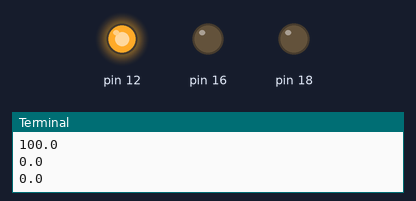
Simulated run of this program. Board: Raspberry Pi (header pin numbers). Parts: output pins drawn as LEDs (lit = HIGH), the last lines printed to the terminal.

Above: at 0.1 s.
At 1.1 s:
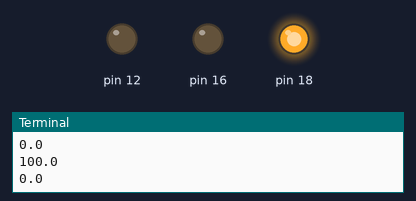
At 2.1 s:
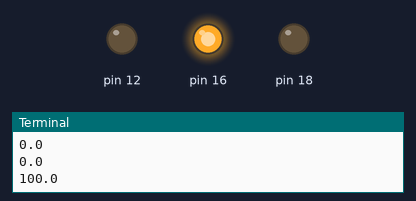
At 11.5 s:
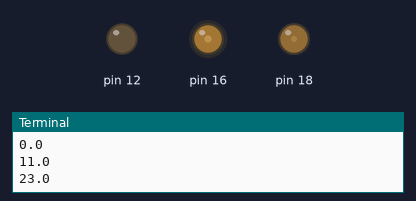
At 20.96 s:
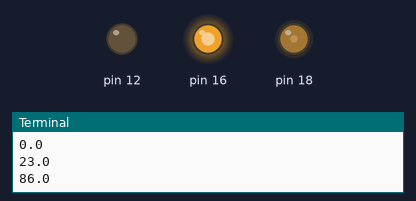
At 39.87 s:
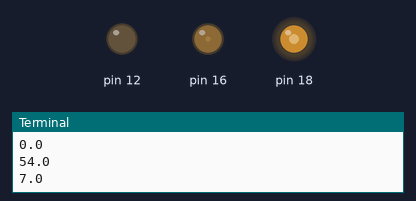
Timing chart, 0 to 40.0 s (numbered marks = the images above):
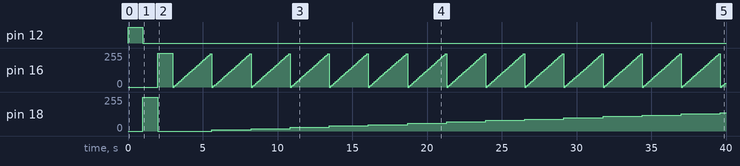

The program:

color_diode.py
```python
__author__ = 'bhavinpatel'

import RPi.GPIO as g
import time
import random
from pprint import pprint

class Diode:

	def __init__(self , red=12,blue=18,green=16):

		self.red   = red
		self.blue  = blue
		self.green = green
		self.g     = g
		try:
			self.g.setmode( g.BOARD)
			self.g.setup( self.red   , g.OUT)
			self.g.setup( self.blue  , g.OUT)
			self.g.setup( self.green , g.OUT)
		except:
			pass


	def redLed(self, status ):
		self.g.output( self.red , status)
		time.sleep(status)

	def cleanUp(self):
		self.g.cleanup()

	def __del__(self):
		self.g.cleanup()

class Pallet(Diode):

	initialFrequency = 100
	initialDutyCycle = 0

	def __init( self , red , blue , green ):
		self = Diode.__init__(self, red, blue , green)
		self.RED   = self.g.PWM( self.red   , self.initialFrequency)
		self.BLUE  = self.g.PWM( self.blue  , self.initialFrequency)
		self.GREEN = self.g.PWM( self.green , self.initialFrequency)

		self.RED.start(   self.initialDutyCycle )
		self.BLUE.start(  self.initialDutyCycle )
		self.GREEN.start( self.initialDutyCycle )

	def set_pwm_for_red(self):
		self.RED = self.g.PWM( self.red , self.initialFrequency)
		self.RED.start( self.initialDutyCycle )

	def set_pwm_for_blue(self):
		self.BLUE = self.g.PWM( self.blue , self.initialFrequency)
		self.BLUE.start( self.initialDutyCycle )

	def set_pwm_for_green(self):
		self.GREEN = self.g.PWM( self.green , self.initialFrequency)
		self.GREEN.start( self.initialDutyCycle )

	def mapping(self, val):
		retval = round((100*val)/255,1)
		pprint( retval )
		return retval

	def color (self , r, b, g ):
		if( not hasattr(self,'RED') ) :
			self.set_pwm_for_red()

		if( not hasattr(self,'BLUE') ) :
			self.set_pwm_for_blue()

		if( not hasattr(self,'GREEN') ) :
			self.set_pwm_for_green()

		self.RED.ChangeDutyCycle(   self.mapping( r ) )
		self.BLUE.ChangeDutyCycle(  self.mapping( b ) )
		self.GREEN.ChangeDutyCycle( self.mapping( g ) )

	def wait(self ,waitPeriod=1):
		time.sleep( waitPeriod)

if __name__ == "__main__":
	p = Pallet()

	p.color(255,0,0)
	p.wait()
	p.color(0,255,0)
	p.wait()
	p.color(0,0,255)
	p.wait()
	#exit(0)
	for r in range(0,255,10):
		for b in range(0, 255,10):
			for g in range(0,255,10):
				print "\n r(%d), b(%d), g(%d)" %( r, b ,g )
				p.color(r,b,g)
				p.wait(0.1)
```

Measured:
- by itself, pin 12: LOW → HIGH at 0.00 s, → LOW 1.0 s later
- by itself, pin 16: ramps from 0/255 to 255/255 and jumps back, once every 2.6 s
- by itself, pin 18: 0/255 → 255/255 at 1.0 s, → 0/255 1.0 s later, → 8/255 3.6 s later, → 18/255 2.6 s later, … (16 changes in this stretch)
